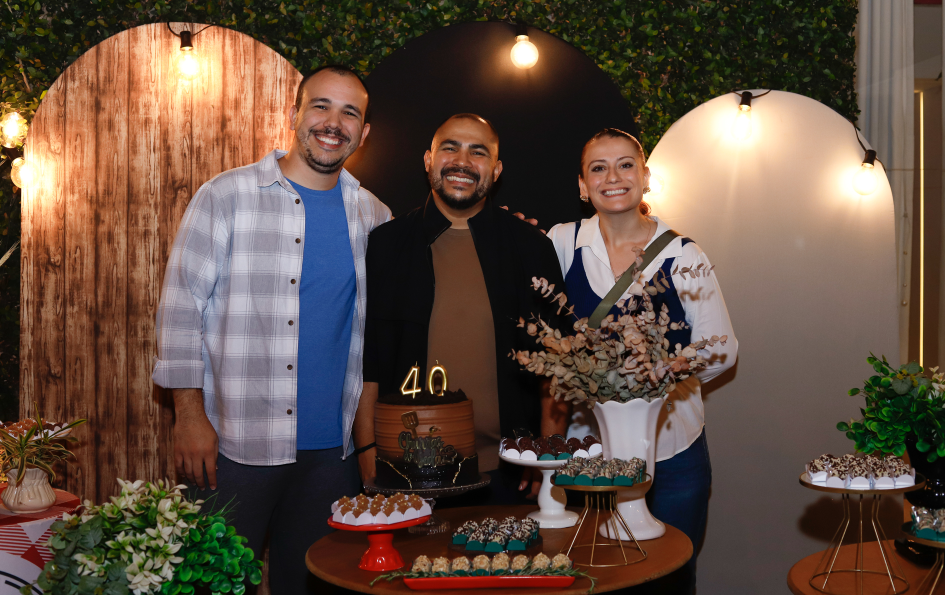
#> input picture backend/storage/temp_3FF0F0E3_0.jpg, 1890 x 1190 px (shown at 1/2 size)
$ python -i video_optimization.py   (imports and definitions only)
#> lines starting #> are read from the running program, lines starting #| are printed output that depends on the picture
"""
Utilitários para otimização de performance na geração de vídeos
"""

import os
import tempfile
from pathlib import Path
from typing import Tuple, Optional, Dict, Any
from PIL import Image, ImageOps
import logging

logger = logging.getLogger(__name__)

# Configurações de otimização
OPTIMIZATION_SETTINGS = {
    "fast": {
        "max_photo_size": (1280, 720),  # 720p
        "jpeg_quality": 85,
        "resize_algorithm": Image.LANCZOS,
        "ffmpeg_preset": "fast",
        "ffmpeg_crf": 23,
        "moviepy_fps": 24
    },
    "balanced": {
        "max_photo_size": (1920, 1080),  # 1080p
        "jpeg_quality": 90,
        "resize_algorithm": Image.LANCZOS,
        "ffmpeg_preset": "medium",
        "ffmpeg_crf": 20,
        "moviepy_fps": 30
    },
    "high_quality": {
        "max_photo_size": (3840, 2160),  # 4K
        "jpeg_quality": 95,
        "resize_algorithm": Image.LANCZOS,
        "ffmpeg_preset": "slow",
        "ffmpeg_crf": 18,
        "moviepy_fps": 30
    }
}

def get_optimization_preset(preset: str = "fast") -> Dict[str, Any]:
    """Obter configurações de otimização por preset"""
    return OPTIMIZATION_SETTINGS.get(preset, OPTIMIZATION_SETTINGS["fast"])

def calculate_target_size(original_size: Tuple[int, int], max_size: Tuple[int, int]) -> Tuple[int, int]:
    """
    Calcula o tamanho alvo mantendo proporção

    Args:
        original_size: (width, height) original
        max_size: (max_width, max_height) máximo permitido

    Returns:
        (width, height) otimizado
    """
    orig_width, orig_height = original_size
    max_width, max_height = max_size

    # Se já está dentro dos limites, não redimensionar
    if orig_width <= max_width and orig_height <= max_height:
        return original_size

    # Calcular proporção
    width_ratio = max_width / orig_width
    height_ratio = max_height / orig_height

    # Usar a menor proporção para manter aspect ratio
    ratio = min(width_ratio, height_ratio)

    new_width = int(orig_width * ratio)
    new_height = int(orig_height * ratio)

    # Garantir que seja par (necessário para alguns codecs)
    new_width = new_width if new_width % 2 == 0 else new_width - 1
    new_height = new_height if new_height % 2 == 0 else new_height - 1

    return (new_width, new_height)

def resize_image_optimized(
    input_path: str,
    output_path: str,
    max_size: Tuple[int, int] = (1280, 720),
    quality: int = 85,
    algorithm: int = Image.LANCZOS
) -> bool:
    """
    Redimensiona uma imagem de forma otimizada

    Args:
        input_path: Caminho da imagem original
        output_path: Caminho para salvar a imagem otimizada
        max_size: Tamanho máximo (width, height)
        quality: Qualidade JPEG (1-100)
        algorithm: Algoritmo de redimensionamento

    Returns:
        True se sucesso, False caso contrário
    """
#> called with input_path = 'storage/temp_3FF0F0E3_0.jpg', output_path = 'out.png', max_size = (1280, 720), quality = 85, algorithm = 1
    try:
        with Image.open(input_path) as img:
            # Corrigir orientação EXIF
#> img is the input picture: PIL image 1890x1190 RGB; mean R, G, B 96.7, 77, 65.1
            img = ImageOps.exif_transpose(img)

            # Converter para RGB se necessário
            if img.mode in ('RGBA', 'LA', 'P'):
                # Criar fundo branco para transparências
                background = Image.new('RGB', img.size, (255, 255, 255))
                if img.mode == 'P':
                    img = img.convert('RGBA')
                background.paste(img, mask=img.split()[-1] if img.mode in ('RGBA', 'LA') else None)
                img = background
            elif img.mode != 'RGB':
                img = img.convert('RGB')

            # Calcular novo tamanho
            original_size = img.size
#> original_size = (1890, 1190)
            target_size = calculate_target_size(original_size, max_size)
#> target_size = (1142, 720)

            # Redimensionar se necessário
            if target_size != original_size:
                img = img.resize(target_size, algorithm)
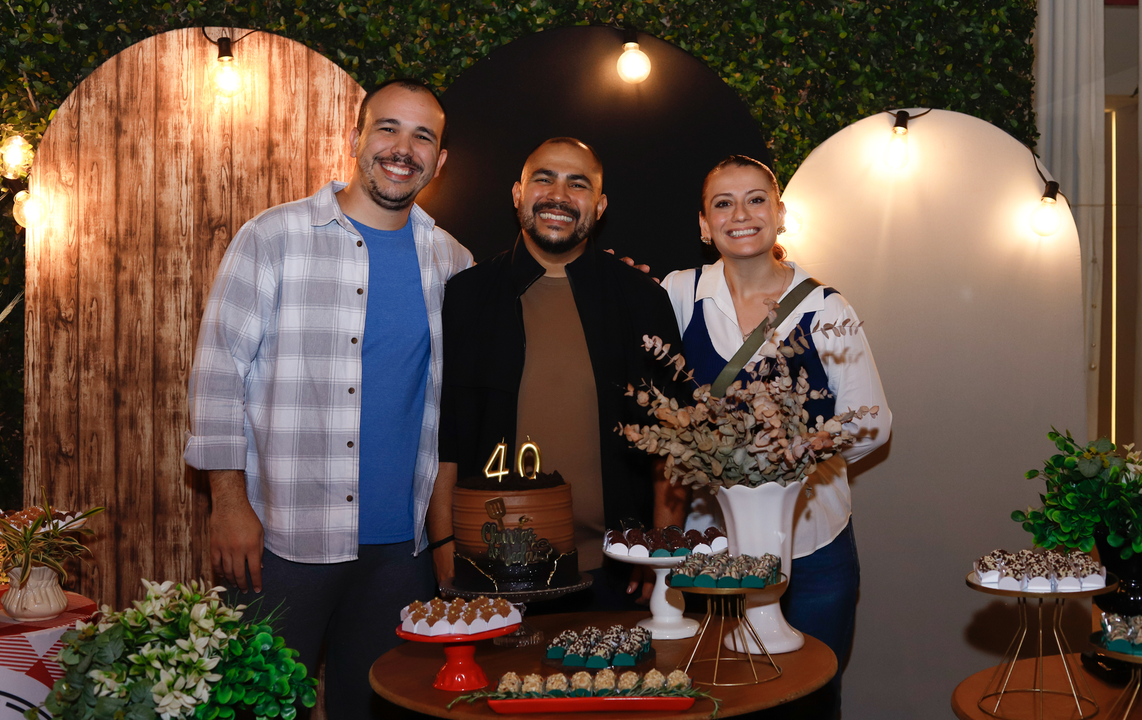
#> img: PIL image 1142x720 RGB; mean R, G, B 96.7, 77, 65.1
                logger.info(f"📏 Redimensionado: {original_size} → {target_size}")

            # Salvar com otimizações
            img.save(
                output_path,
                'JPEG',
                quality=quality,
                optimize=True,
                progressive=True
            )

            # Verificar tamanho do arquivo
            original_size_mb = os.path.getsize(input_path) / (1024 * 1024)
            optimized_size_mb = os.path.getsize(output_path) / (1024 * 1024)
            reduction = ((original_size_mb - optimized_size_mb) / original_size_mb) * 100

            logger.info(f"💾 Tamanho: {original_size_mb:.1f}MB → {optimized_size_mb:.1f}MB ({reduction:.1f}% redução)")

            return True

    except Exception as e:
        logger.error(f"❌ Erro ao otimizar imagem {input_path}: {e}")
        return False

# [107 lines left out: functions optimize_photos_for_video, get_ffmpeg_optimization_args, get_moviepy_optimization_settings, cleanup_optimized_photos, not called in this run]

>>> result = resize_image_optimized('storage/temp_3FF0F0E3_0.jpg', 'out.png')
